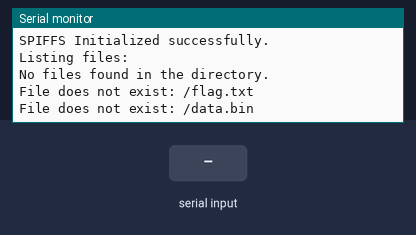
Bench run of a sketch on a simulated ESP32. On the bench: the last lines printed to the serial monitor. The inputs (shaded band) are chosen by the test bench. Storage starts empty.

Above: at 2.2 s.
2.3 s: "1\n" received over Serial
At 3.0 s:
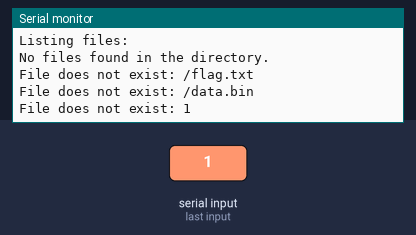
3.8 s: "0\n" received over Serial
At 5.0 s:
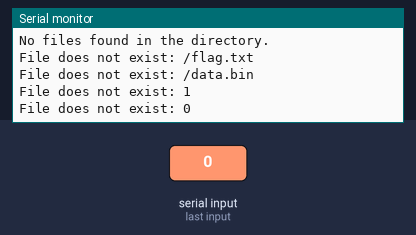
5.3 s: "2\n" received over Serial
At 6.4 s:
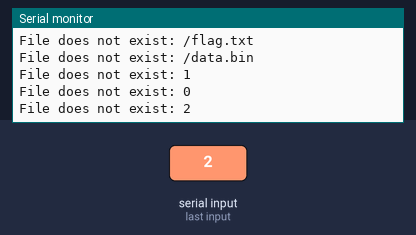

Measured:
- after the input at 2.3 s, the serial monitor: prints a new line at once (image 1)
- after the input at 3.8 s, the serial monitor: prints a new line at once (image 2)
- after the input at 5.3 s, the serial monitor: prints a new line at once (image 3)

The sketch:

delete_file.ino
```cpp
#include "FS.h"
#include "SPIFFS.h"

void setup() {
  Serial.begin(115200);
  delay(1000);
  // Initialize SPIFFS
  if (!SPIFFS.begin(true)) {
    Serial.println("SPIFFS Mount Failed");
    return;
  }

  Serial.println("SPIFFS Initialized successfully.");

  listFiles(SPIFFS, "/");
  deleteFile("/flag.txt");
  deleteFile("/data.bin");
}

void loop() {
    if (Serial.available()) {
        String command = Serial.readStringUntil('\n');  // Read a whole line
        command.trim();  // Remove spaces/newlines

        if (command.length() > 0) {
            deleteFile(command.c_str());  // Convert String to const char*
        }
    }
}


void listFiles(fs::FS &fs, const char * dirname) {
  Serial.println("Listing files:");

  // Open the root directory
  File root = fs.open(dirname);
  if (!root) {
    Serial.println("Failed to open directory");
    return;
  }

  // Ensure it's a directory
  if (!root.isDirectory()) {
    Serial.println("Not a directory");
    return;
  }

  // Read and print files in the directory
  File file = root.openNextFile();
  if (!file) {
    Serial.println("No files found in the directory.");
  } else {
    while (file) {
      Serial.print("FILE: ");
      Serial.print(file.name());
      Serial.print(" SIZE: ");
      Serial.println(file.size());
      file = root.openNextFile();
    }
  }
}


void deleteFile(const char *path) {
  if (SPIFFS.exists(path)) {
    if (SPIFFS.remove(path)) {
      Serial.print("Successfully deleted ");
      Serial.println(path);
    } else {
      Serial.print("Failed to delete ");
      Serial.println(path);
    }
  } else {
    Serial.print("File does not exist: ");
    Serial.println(path);
  }
}
```
